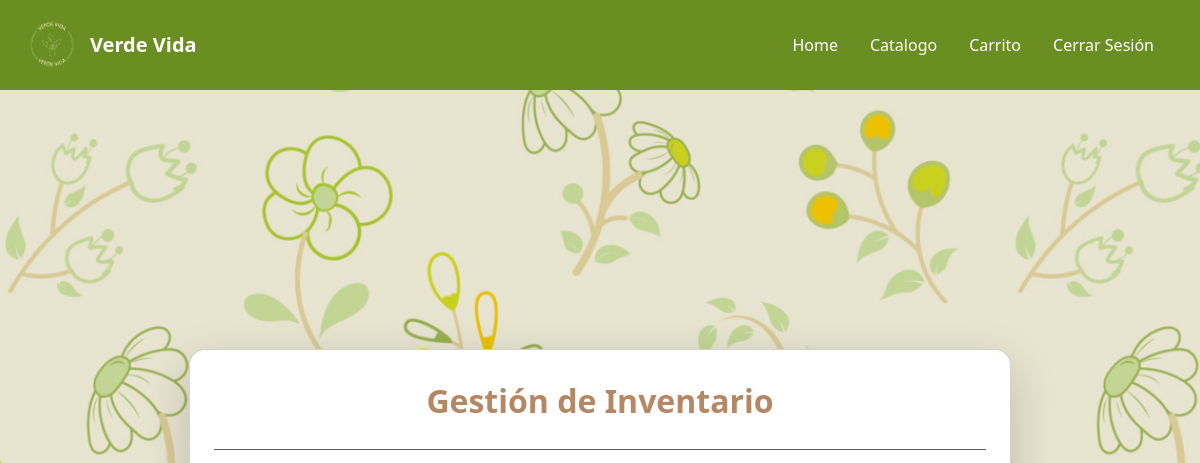
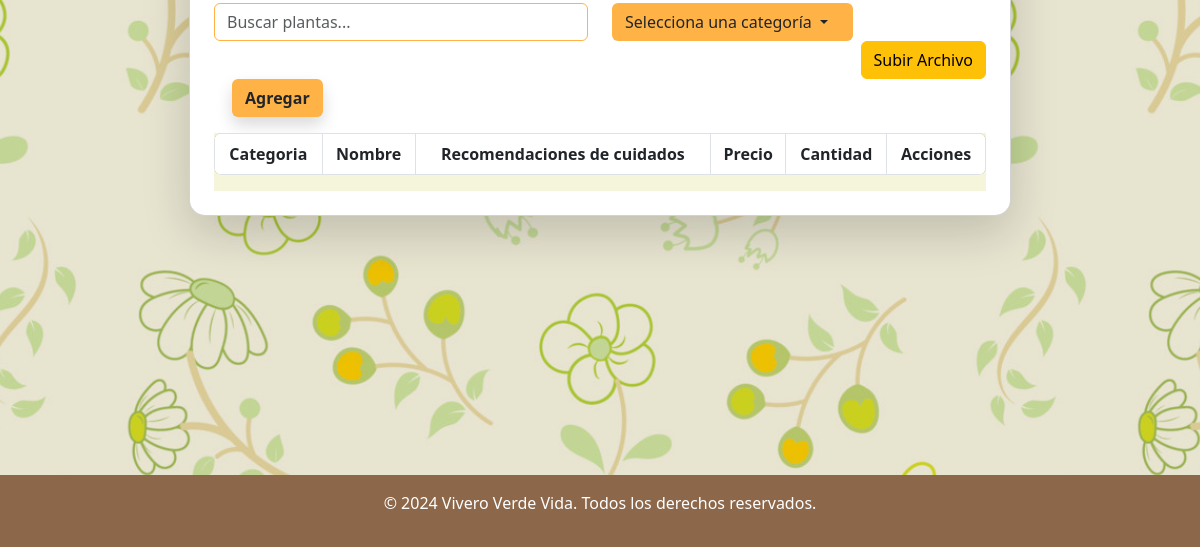
Page /inventory/plantas/ (signed in) on the earlier database version (2 pictures, top to bottom).
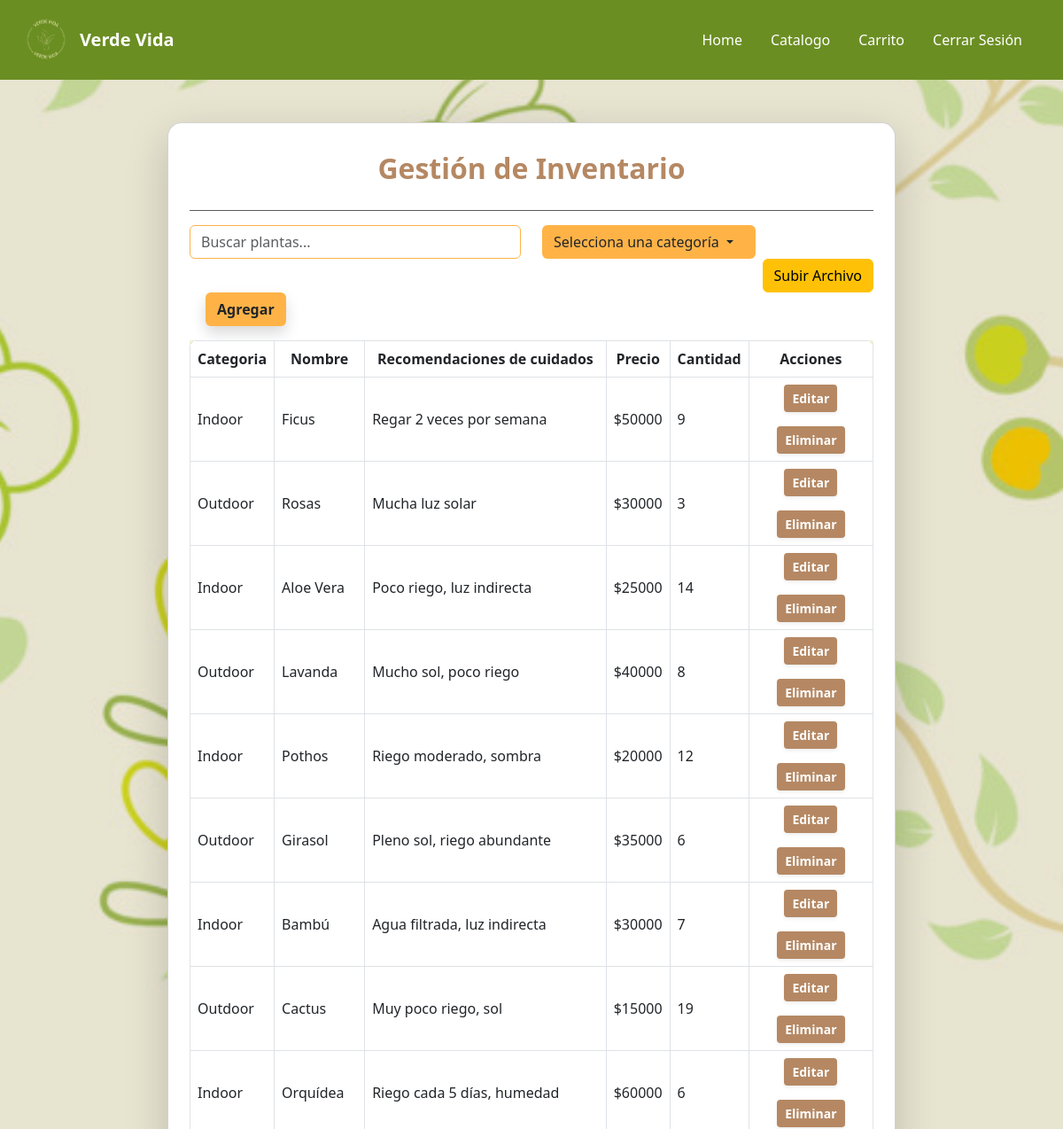
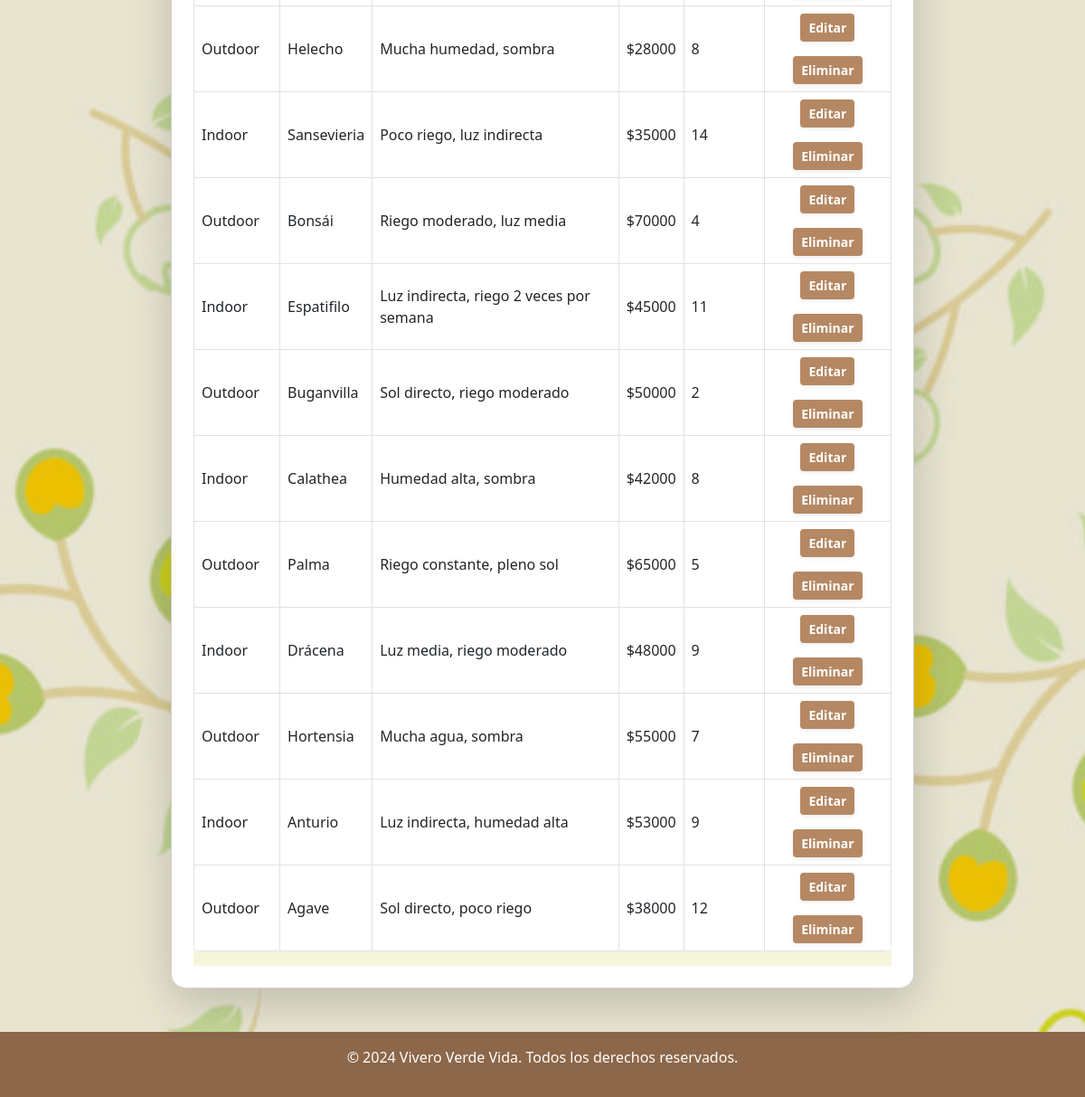
Same page on the later database version (2 pictures, top to bottom).
### Inventory/models.py (models this page shows, shortened)
class Plant(models.Model):
    plant_id = models.AutoField(primary_key=True, verbose_name="Id")
    category_id = models.ForeignKey(Categorie, on_delete=models.CASCADE, verbose_name='Categorie')
    plant_name = models.CharField(max_length=30, verbose_name="Plant Name")
    care = models.CharField(max_length=1000, verbose_name="Care")
    price = models.IntegerField(validators=[MinValueValidator(0)], verbose_name="Price")
    stock = models.IntegerField(validators=[MinValueValidator(0)], verbose_name="Stock")

class Categorie(models.Model):
    category_id = models.AutoField(primary_key=True, verbose_name="Id")
    category = models.CharField(max_length=30, verbose_name="Category")
    def __str__(self):
        return self.category

### Inventory/views.py (the view)
# urls.py: path('plantas/', views.plantas, name='plantas'),
@login_required
def plantas(request):
    plants = Plant.objects.all()
    categories = Categorie.objects.all()
    return render(request, 'CRUD Planta/plantas.html', {'plants': plants, 'categories': categories})

### Inventory/templates/CRUD Planta/plantas.html (shortened to what this page needs)
{% extends 'base.html' %}
{% load static %}
{% block content %}
<div class="container-fluid d-flex justify-content-center align-items-center min-vh-100 px-3" >
    <div class="card shadow-lg bg-white rounded-4 p-4 m-4 col-lg-9 col-md-10 col-sm-12" style="background-color:#f5f5dc;">
        <h2 class="text-center fw-bold mt-2 mb-4" style="color: #b58863;">Gestión de Inventario</h2>
        <hr class="border-1 opacity-75 mt-1">
        <div class="row mb-3 align-items-center">
            <div class="col-md-6">
                <form method="GET" action="{% url 'buscarPlanta' %}">
                    <input type="text" class="form-control" style="border-color: rgb(255,179,71);"  name="buscarPlanta"
                        placeholder="Buscar plantas..." value="{{ query|default:'' }}">
                </form>
            </div>
            <div class="col-md-4">
                <div class="dropdown w-100">
                    <button type="button" class="btn dropdown-toggle w-100 text-start"
                            style="background-color: rgb(255,179,71);"
                            data-bs-toggle="dropdown"
                            aria-expanded="false"
                            id="categoryDropdown">
                        {% if categoria %}
                            {{ categoria.category }}
                        {% else %}
                            Selecciona una categoría
                        {% endif %}
                    </button>
                </div>
            </div>
            <div class="text-end me-3">
                <button type="button" class="btn btn-warning" data-bs-toggle="modal" data-bs-target="#uploadModal">
                    Subir Archivo
                </button>
            </div>
            <div class="col-md-2 text-end">
                <a href="{% url 'crearPlanta' %}" class="btn fw-bold shadow" style="background-color: rgb(255,179,71);"> Agregar </a>
            </div>
        </div>
        <div class="table-responsive" style="background-color:#f5f5dc;">
            <table class="table table-bordered table-hover rounded-3 overflow-hidden">
                <thead class="text-white" style="background-color: rgb(107, 142, 35);">
                    <tr>
                        <th class="text-center">Categoria</th>
                        <th class="text-center">Nombre</th>
                        <th class="text-center">Recomendaciones de cuidados</th>
                        <th class="text-center">Precio</th>
                        <th class="text-center">Cantidad</th>
                        <th class="text-center">Acciones</th>
                    </tr>
                </thead>
                <tbody>
                    {% for planta in plants %}
                        <tr>
                            <td class="align-middle">{{ planta.category_id}}</td>
                            <td class="align-middle">{{ planta.plant_name}}</td>
                            <td class="align-middle">{{ planta.care }}</td>
                            <td class="align-middle">${{ planta.price }}</td>
                            <td class="align-middle">{{ planta.stock }}</td>
                            <td class="text-center align-middle">
                                <a href="{% url 'editarPlanta' planta.plant_id %}" class="btn btn-sm fw-bold shadow-sm mb-3" style="background-color: #b58863; color: white;">Editar</a>
                                <a href="{% url 'eliminarPlanta' planta.plant_id %}" class="btn btn-sm fw-bold shadow-sm" style="background-color: #b58863; color: white;">Eliminar</a>
                            </td>
                        </tr>
                    {% endfor %}
                </tbody>
            </table>
        </div>
    </div>
</div>
{% endblock%}

Differences in the rows shown:
added Plant: category_id "Indoor", plant_name "Ficus", care "Regar 2 veces por semana", price "50000", stock "9"
added Plant: category_id "Outdoor", plant_name "Rosas", care "Mucha luz solar", price "30000", stock "3"
added Plant: category_id "Indoor", plant_name "Aloe Vera", care "Poco riego, luz indirecta", price "25000", stock "14"
added Plant: category_id "Outdoor", plant_name "Lavanda", care "Mucho sol, poco riego", price "40000", stock "8"
added Plant: category_id "Indoor", plant_name "Pothos", care "Riego moderado, sombra", price "20000", stock "12"
added Plant: category_id "Outdoor", plant_name "Girasol", care "Pleno sol, riego abundante", price "35000", stock "6"
added Plant: category_id "Indoor", plant_name "Bambú", care "Agua filtrada, luz indirecta", price "30000", stock "7"
added Plant: category_id "Outdoor", plant_name "Cactus", care "Muy poco riego, sol", price "15000", stock "19"
added Plant: category_id "Indoor", plant_name "Orquídea", care "Riego cada 5 días, humedad", price "60000", stock "6"
added Plant: category_id "Outdoor", plant_name "Helecho", care "Mucha humedad, sombra", price "28000", stock "8"
added Plant: category_id "Indoor", plant_name "Sansevieria", care "Poco riego, luz indirecta", price "35000", stock "14"
added Plant: category_id "Outdoor", plant_name "Bonsái", care "Riego moderado, luz media", price "70000", stock "4"
added Plant: category_id "Indoor", plant_name "Espatifilo", care "Luz indirecta, riego 2 veces por semana", price "45000", stock "11"
added Plant: category_id "Outdoor", plant_name "Buganvilla", care "Sol directo, riego moderado", price "50000", stock "2"
added Plant: category_id "Indoor", plant_name "Calathea", care "Humedad alta, sombra", price "42000", stock "8"
added Plant: category_id "Outdoor", plant_name "Palma", care "Riego constante, pleno sol", price "65000", stock "5"
added Plant: category_id "Indoor", plant_name "Drácena", care "Luz media, riego moderado", price "48000", stock "9"
added Plant: category_id "Outdoor", plant_name "Hortensia", care "Mucha agua, sombra", price "55000", stock "7"
added Plant: category_id "Indoor", plant_name "Anturio", care "Luz indirecta, humedad alta", price "53000", stock "9"
added Plant: category_id "Outdoor", plant_name "Agave", care "Sol directo, poco riego", price "38000", stock "12"
